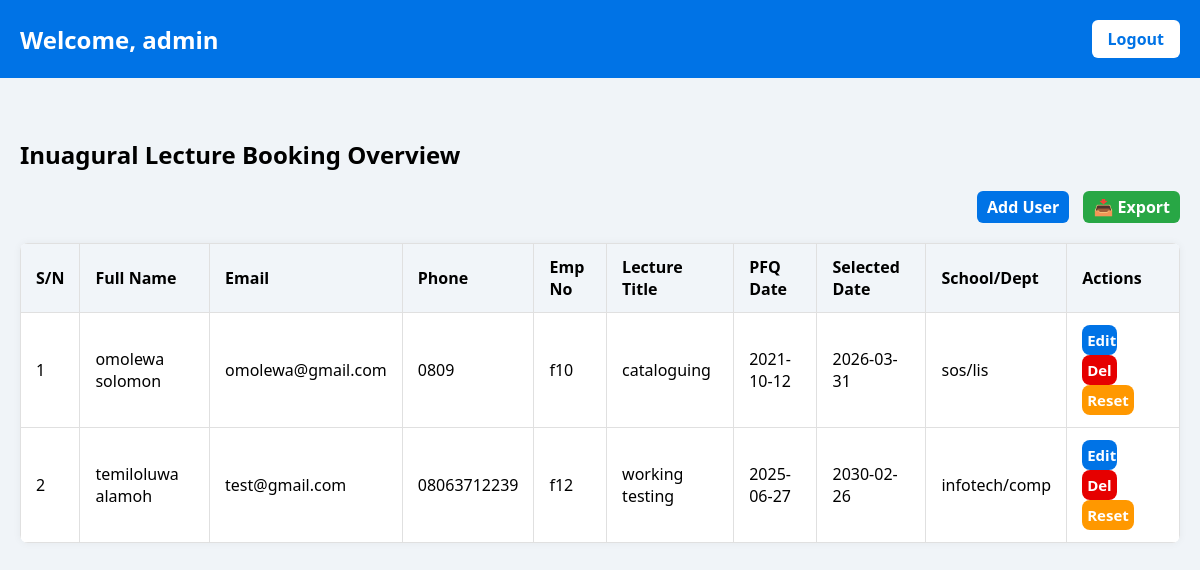
/admin/admin_dashboard.php (signed in), run on the app's committed database.
### tables this page shows
CREATE TABLE `bookings` (
  `id` int(11) NOT NULL,
  `staff_id` varchar(20) DEFAULT NULL,
  `lecture_title` varchar(255) DEFAULT NULL,
  `pfq_date` date DEFAULT NULL,
  `school` varchar(255) DEFAULT NULL,
  `booking_date` date DEFAULT NULL,
  `created_at` timestamp NOT NULL DEFAULT current_timestamp()
);

CREATE TABLE `staff_users` (
  `staff_id` varchar(20) NOT NULL,
  `full_name` varchar(100) NOT NULL,
  `email` varchar(100) NOT NULL,
  `phone` varchar(20) NOT NULL,
  `password` varchar(255) NOT NULL,
  `created_at` timestamp NOT NULL DEFAULT current_timestamp()
);

### admin/admin_dashboard.php (the view, shortened to what this page needs)
<?php
require '../db.php';
$admin_name = $_SESSION['admin_name'] ?? 'Admin';
?>
<!DOCTYPE html>
<html lang="en">
<head>
</head>
<body>
<div class="header">
  <h1>Welcome, <?= htmlspecialchars($admin_name) ?></h1>
  <a href="logout.php" class="logout">Logout</a>
</div>
<div class="content">
  <h2>Inuagural Lecture Booking Overview</h2>
  <div style="text-align: right;">
    <a href="add_user_booking.php" class="export-btn" style="background-color:#0073e6; margin-right: 10px;">Add User</a>
    <a href="export_excel.php" class="export-btn">📥 Export</a>
  </div>
  <table>
    <thead>
      <tr>
        <th>S/N</th>
        <th>Full Name</th>
        <th>Email</th>
        <th>Phone</th>
        <th>Emp No</th>
        <th>Lecture Title</th>
        <th>PFQ Date</th>
        <th>Selected Date</th>
        <th>School/Dept</th>
        <th>Actions</th>
      </tr>
    </thead>
    <tbody>
      <?php
      $query = $mysqli->query("
        SELECT s.full_name, s.email, s.phone, s.staff_id,
               b.lecture_title, b.pfq_date, b.booking_date AS available_date, b.school
        FROM staff_users s
        LEFT JOIN bookings b ON s.staff_id = b.staff_id
        ORDER BY s.staff_id ASC
      ");
      $sn = 1;
      while ($user = $query->fetch_assoc()):
      ?>
        <tr>
          <td><?= $sn++ ?></td>
          <td><?= htmlspecialchars($user['full_name']) ?></td>
          <td><?= htmlspecialchars($user['email']) ?></td>
          <td><?= htmlspecialchars($user['phone']) ?></td>
          <td><?= htmlspecialchars($user['staff_id']) ?></td>
          <td><?= htmlspecialchars($user['lecture_title'] ?? '—') ?></td>
          <td><?= htmlspecialchars($user['pfq_date'] ?? '—') ?></td>
          <td><?= htmlspecialchars($user['available_date'] ?? '—') ?></td>
          <td><?= htmlspecialchars($user['school'] ?? '—') ?></td>
          <td>
            <a href="edit_user.php?staff_id=<?= $user['staff_id'] ?>" class="btn btn-edit">Edit</a>
            <a href="delete_user.php?staff_id=<?= $user['staff_id'] ?>" class="btn btn-delete" onclick="return confirm('Are you sure you want to delete this user?')">Del</a>
            <a href="reset_booking.php?staff_id=<?= $user['staff_id'] ?>" class="btn btn-reset" onclick="return confirm('Allow this user to resubmit the form?')">Reset</a>
          </td>
        </tr>
      <?php endwhile; ?>
    </tbody>
  </table>
</div>
</body>
</html>

### admin/admin_dashboard.php (style rules this page uses)
body { font-family: 'Segoe UI', sans-serif; background: #f0f4f8; margin: 0; }
.header { background: #0073e6; color: white; padding: 20px; display: flex; justify-content: space-between; align-items: center; }
.header h1 { margin: 0; font-size: 24px; }
.logout { background: white; color: #0073e6; padding: 8px 16px; text-decoration: none; border-radius: 6px; font-weight: bold; }
.content { padding: 40px 20px; }
h2 { margin-bottom: 20px; }
.export-btn { display: inline-block; background-color: #28a745; color: white; padding: 5px 10px; border-radius: 6px; text-decoration: none; font-weight: bold; margin-bottom: 20px; }
table { width: 100%; border-collapse: collapse; background: white; border-radius: 8px; overflow: hidden; box-shadow: 0 0 8px rgba(0, 0, 0, 0.05); }
th, td { padding: 12px 15px; border: 1px solid #e0e0e0; text-align: left; }
th { background: #f1f5f9; }
.btn { padding: 6px 12px; border-radius: 8px; font-size: 15px; font-weight: bold; text-decoration: none; margin-right: 6px; display: inline-block; }
.btn-edit { background-color: #0073e6; color: white; padding: 5px; width: 25px; }
.btn-delete { background-color: #e60000; color: white; padding: 5px; width: 25px; }
.btn-reset { background-color: #ff9800; color: white; padding: 5px; }

### data on the page
bookings: staff.full_name "omolewa solomon", staff.email "omolewa@gmail.com", staff.phone "0809", staff.staff_id "f10", lecture_title "cataloguing", pfq_date "2021-10-12", booking_date "2026-03-31", school "sos/lis"
bookings: staff.full_name "temiloluwa alamoh", staff.email "test@gmail.com", staff.phone "08063712239", staff.staff_id "f12", lecture_title "working testing", pfq_date "2025-06-27", booking_date "2030-02-26", school "infotech/comp"

### other printed values
$admin_name "admin"
